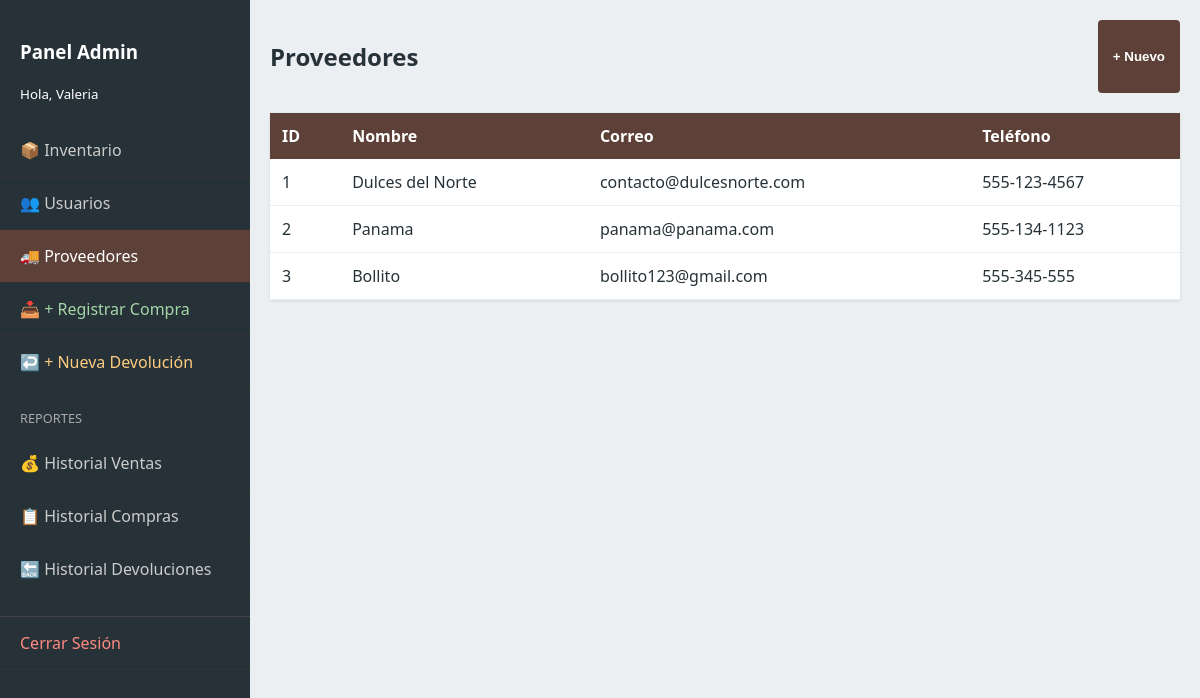
The app's page /admin_proveedores.php (signed in) with its own data.
### tables this page shows
CREATE TABLE `proveedores` (
  `id` int(10) UNSIGNED NOT NULL,
  `nombre` varchar(150) NOT NULL,
  `correo` varchar(120) DEFAULT NULL,
  `telefono` varchar(20) DEFAULT NULL,
  `activo` tinyint(1) NOT NULL DEFAULT 1,
  `creado_en` timestamp NOT NULL DEFAULT current_timestamp()
);

### admin_proveedores.php (the view, shortened to what this page needs)
<?php
require 'db.php';
$provs = $conn->query("SELECT * FROM proveedores WHERE activo = 1");
?>
<!DOCTYPE html>
<html lang="es">
<head>
    <link rel="stylesheet" href="styles.css">
</head>
<body>
    <div class="admin-layout">
       <nav class="sidebar">
            <div style="padding: 20px;">
                <h3>Panel Admin</h3>
                <small>Hola, <?php echo htmlspecialchars($_SESSION['user_name']); ?></small>
            </div>
            <div class="menu">
                <a href="admin.php">📦 Inventario</a>
                <a href="admin_usuarios.php" >👥 Usuarios</a>
                <a href="admin_proveedores.php" class="active">🚚 Proveedores</a>
                <a href="admin_compras.php" style="color:#A5D6A7;">📥 + Registrar Compra</a>
                <a href="admin_devoluciones.php" style="color:#FFCC80;">↩️ + Nueva Devolución</a>
                <div style="padding:10px 20px; color:#aaa; font-size:0.8rem; margin-top:10px;">REPORTES</div>
                <a href="admin_reporte_ventas.php">💰 Historial Ventas</a>
                <a href="admin_historial_compras.php">📋 Historial Compras</a>
                <a href="admin_historial_devoluciones.php">🔙 Historial Devoluciones</a>
                <a href="logout.php" style="border-top: 1px solid #444; color: #ff8a80; margin-top:20px;">Cerrar Sesión</a>
            </div>
        </nav>
        <main class="admin-content">
            <div style="display:flex; justify-content:space-between; margin-bottom:20px;">
                <h2>Proveedores</h2>
                <button class="btn btn-primary" onclick="document.getElementById('modal').style.display='flex'">+ Nuevo</button>
            </div>
            <table class="admin-table">
                <thead><tr><th>ID</th><th>Nombre</th><th>Correo</th><th>Teléfono</th></tr></thead>
                <tbody>
                    <?php while($r=$provs->fetch_assoc()): ?>
                    <tr>
                        <td><?= $r['id'] ?></td>
                        <td><?= $r['nombre'] ?></td>
                        <td><?= $r['correo'] ?></td>
                        <td><?= $r['telefono'] ?></td>
                    </tr>
                    <?php endwhile; ?>
                </tbody>
            </table>
        </main>
    </div>
</body>
</html>

### styles.css (style rules this page uses)
:root { --primary: #5D4037; --secondary: #D7CCC8; --accent: #2E7D32; --danger: #C62828; --dark: #263238; --light: #ECEFF1; --white: #ffffff; }
* { box-sizing: border-box; }
body { font-family: 'Segoe UI', sans-serif; background: var(--light); margin: 0; color: var(--dark); }
.btn { border: none; padding: 10px 15px; border-radius: 4px; cursor: pointer; font-weight: bold; color: white; transition: 0.2s; text-decoration: none; display: inline-block; }
.btn-primary { background: var(--primary); }
.admin-layout { display: flex; height: 100vh; overflow: hidden; }
.sidebar { width: 250px; background: var(--dark); color: white; display: flex; flex-direction: column; }
.menu a { display: block; padding: 15px 20px; color: #ccc; text-decoration: none; border-bottom: 1px solid #333; }
.menu a:hover, .menu a.active { background: var(--primary); color: white; }
.admin-content { flex: 1; padding: 20px; overflow-y: auto; }
table.admin-table { width: 100%; border-collapse: collapse; background: white; box-shadow: 0 1px 3px rgba(0,0,0,0.1); }
table.admin-table th { background: var(--primary); color: white; padding: 12px; text-align: left; }
table.admin-table td { padding: 12px; border-bottom: 1px solid #eee; }

### records on screen
proveedores: id "1", nombre "Dulces del Norte", correo "contacto@dulcesnorte.com", telefono "555-123-4567"
proveedores: id "2", nombre "Panama", correo "panama@panama.com", telefono "555-134-1123"
proveedores: id "3", nombre "Bollito", correo "bollito123@gmail.com", telefono "555-345-555"

### other values on screen
$_SESSION['user_name'] "Valeria"
